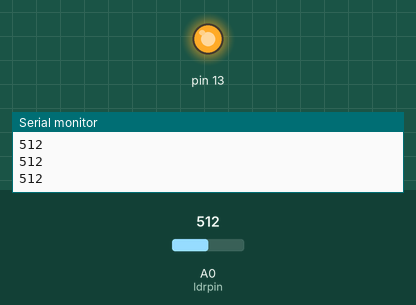
The sketch below on a simulated Arduino Uno, built with avr-gcc and run on an emulated ATmega328P. On the bench: output pins drawn as LEDs (lit = HIGH), the last lines printed to the serial monitor. Inputs (shaded band) come from the test bench; at power-on: A0 (ldrpin) = 512.

Above: at 1.2 s.
1.3 s: A0 (ldrpin) set to 589
2.8 s: A0 (ldrpin) set to 612
At 4.0 s:
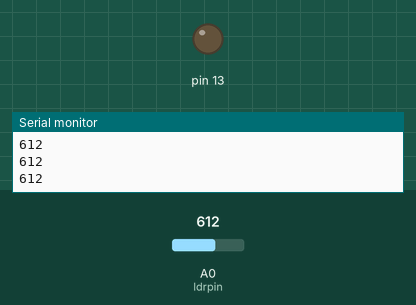
4.3 s: A0 (ldrpin) set to 511
At 5.3 s:
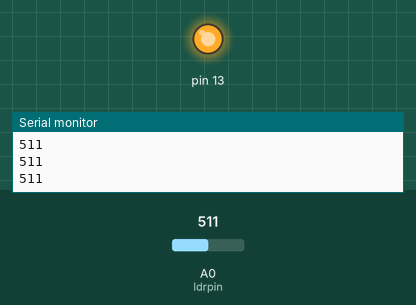
5.9 s: A0 (ldrpin) set to 716
At 6.6 s:
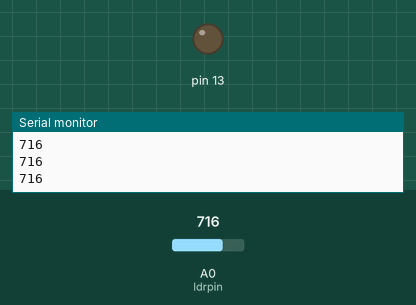
Timing chart, 0 to 8.5 s (numbered marks = the images above; inputs shaded):
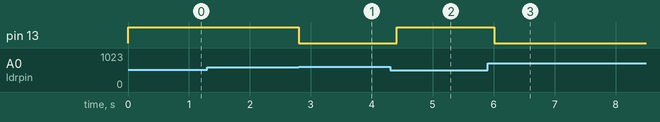

Measured:
- the behaviour switches between 599 and 600 on A0 (ldrpin) (found by bisection; images 0 and 1)
- after the input at 2.8 s, pin 13: HIGH → LOW at once
- after the input at 4.3 s, pin 13: LOW → HIGH after 0.11 s
- after the input at 5.9 s, pin 13: HIGH → LOW after 0.11 s

The sketch:

ldr.ino
```cpp
int ldrpin=A0;
int thershold=600;
int lightvalue=0;


void setup() {
  pinMode(13,OUTPUT);
  Serial.begin(9600);
  // put your setup code here, to run once:

}

void loop() {
  lightvalue=analogRead(ldrpin);
  Serial.println(lightvalue);
  if(lightvalue<thershold){
    digitalWrite(13,HIGH);
  }
  else{
    digitalWrite(13,LOW);
  }
  delay(200);

  // put your main code here, to run repeatedly:

}
```
